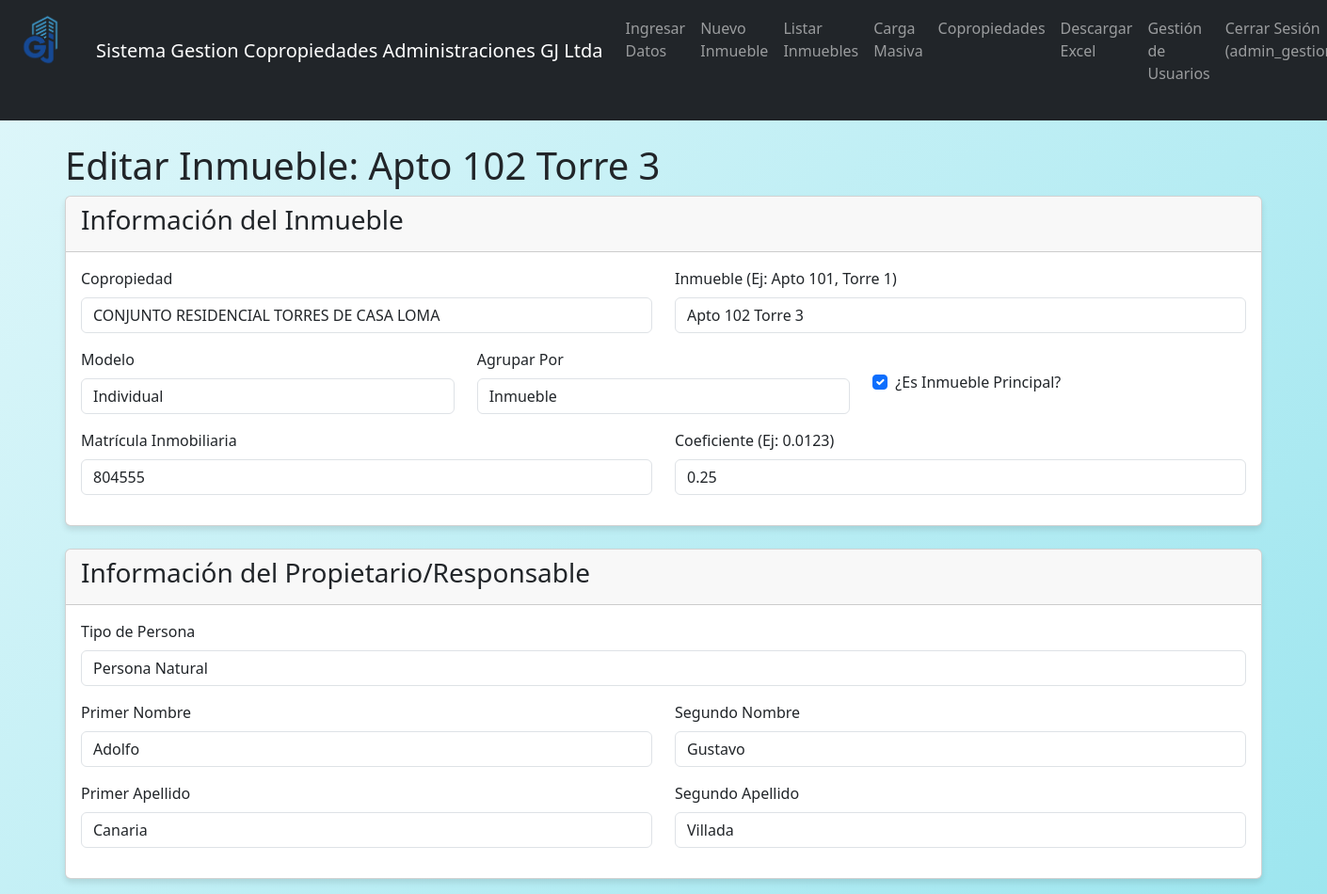
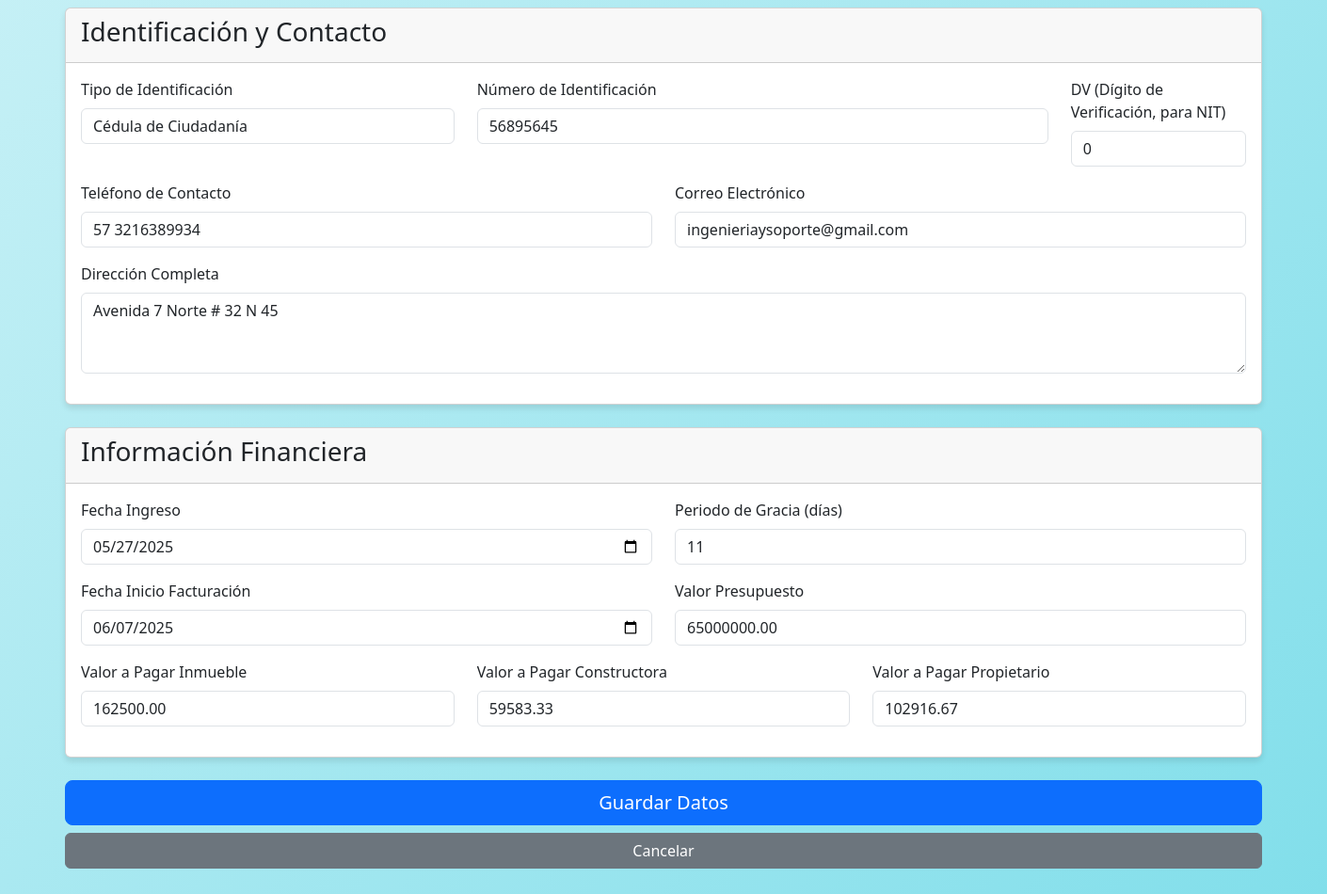
The page /propiedades/edit/1 (signed in) on the database as committed earlier (2 pictures, top to bottom).
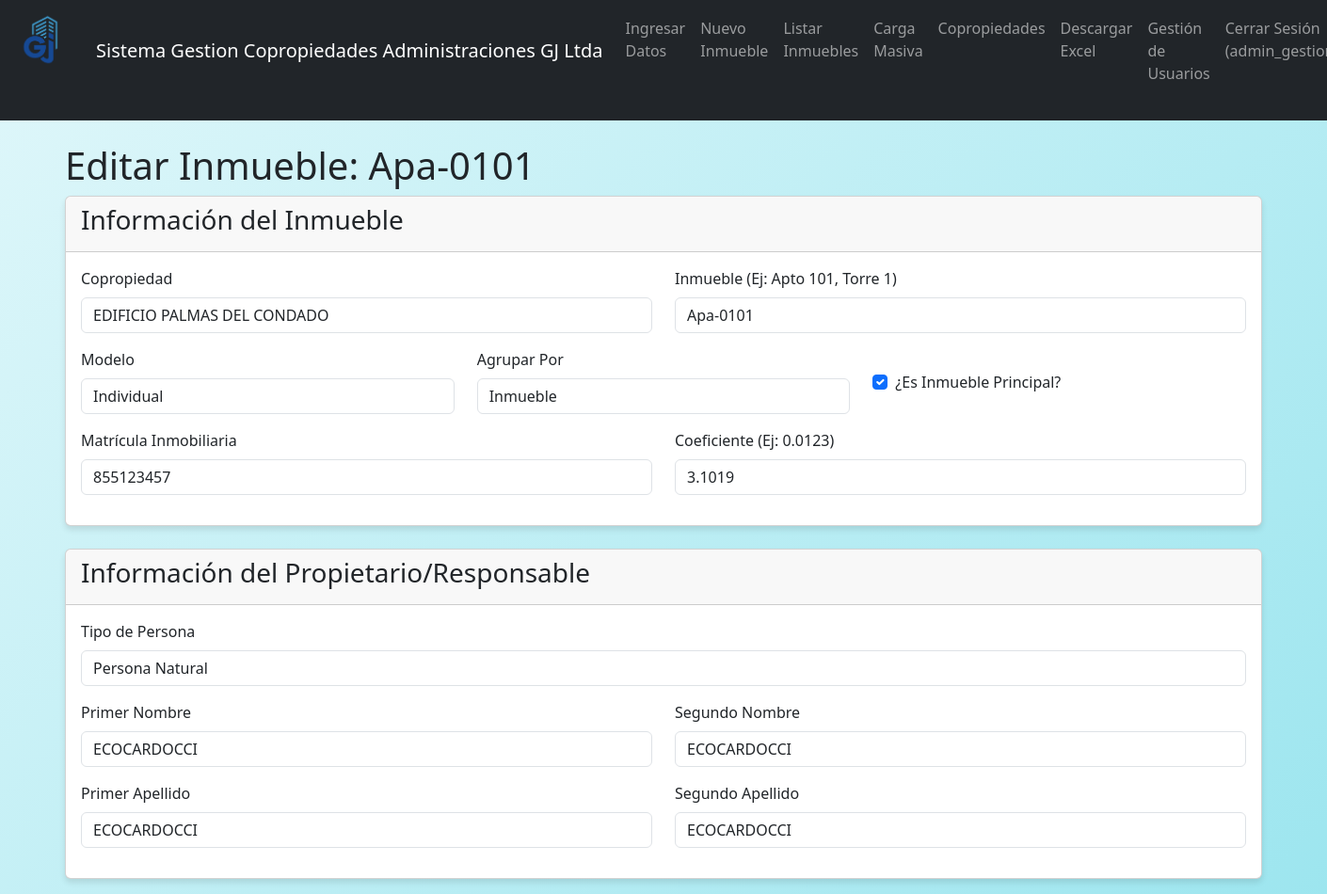
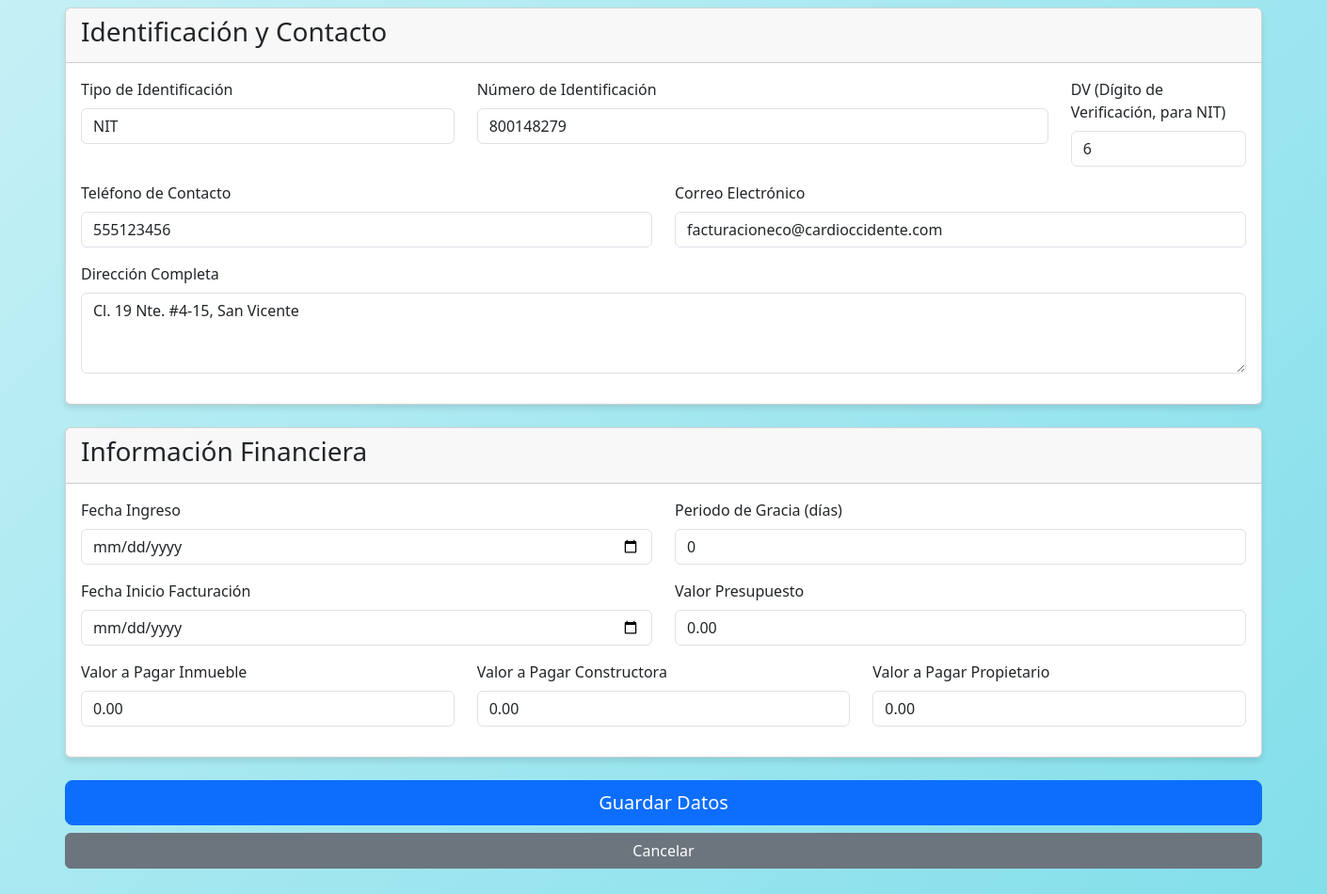
The same page on the database as committed later (2 pictures, top to bottom).
### app/models.py (models this page shows, shortened)
class PropiedadData(db.Model):
    __tablename__ = 'propiedad_data' # Nombre explícito de la tabla
    id = db.Column(db.Integer, primary_key=True)
    inmueble = db.Column(db.String(200), nullable=False)
    modelo = db.Column(db.String(100))
    principal = db.Column(db.Boolean, default=False)
    agrupar_por = db.Column(db.String(100)) # 'Agruparpor'
    matricula = db.Column(db.String(100), unique=True, nullable=False)
    telefono = db.Column(db.String(50), nullable=False)
    coeficiente = db.Column(db.Float)
    copropiedad_id = db.Column(db.Integer, db.ForeignKey('copropiedad.id'), nullable=False)
    tipo_persona = db.Column(db.String(50), nullable=False) # "Natural" o "Jurídica"
    primer_nombre = db.Column(db.String(100)) # Opcional si es Jurídica
    segundo_nombre = db.Column(db.String(100))
    primer_apellido = db.Column(db.String(100)) # Opcional si es Jurídica
    segundo_apellido = db.Column(db.String(100))
    razon_social = db.Column(db.String(255)) # Opcional si es Natural
    tipo_id = db.Column(db.String(50), nullable=False) # "CC", "NIT", "CE", etc.
    identificacion = db.Column(db.String(100), unique=True, nullable=False)
    dv = db.Column(db.String(1)) # Dígito de Verificación
    email = db.Column(db.String(120), nullable=False)
    direccion = db.Column(db.String(255), nullable=False)
    fecha_inicio_facturacion = db.Column(db.Date)
    fecha_ingreso = db.Column(db.Date)
    periodo_de_gracia = db.Column(db.Integer)  # en días o meses según se necesite
    valor_a_pagar_inmueble = db.Column(db.Float)
    valor_presupuesto = db.Column(db.Float)
    valor_a_pagar_constructora = db.Column(db.Float)
    valor_a_pagar_propietario = db.Column(db.Float)

### app/routes.py (the view, shortened to what this page needs)
@main_bp.route('/propiedades/edit/<int:id>', methods=['GET', 'POST'])
@login_required
def edit_propiedad(id):
    propiedad = PropiedadData.query.get_or_404(id)
    form = DataEntryForm(obj=propiedad)
    if propiedad.copropiedad:
        form.copropiedad.data = propiedad.copropiedad
    if request.method == 'POST':
        print("Formulario enviado por POST")
        print(f"CSRF Token presente: {'csrf_token' in request.form}")
        print(f"Formulario válido: {form.validate()}")
        if not form.validate():
            print(f"Errores: {form.errors}")
    return render_template('propiedades/edit.html', title='Editar Inmueble', form=form, propiedad=propiedad)

### app/forms.py (called while the page is built)
def get_copropiedades():
        from app.models import Copropiedad
        return Copropiedad.query.order_by(Copropiedad.nombre).all()

### app/models.py (called while the page is built)
@login_manager.user_loader
def load_user(user_id):
    return User.query.get(int(user_id))

    def __repr__(self):
        return f'<Copropiedad {self.nombre}>'

### app/templates/propiedades/edit.html (shortened to what the changed rows need)
{% extends "base.html" %}
{% block content %}
<div class="container">
    <h1>Editar Inmueble: {{ propiedad.inmueble }}</h1>
    <form method="post">
        <div class="card mb-4">
            <div class="card-body">
                <div class="row">
                    <div class="col-md-6">
                        <div class="mb-3">
                            {{ form.copropiedad.label(class="form-label") }}
                            {{ form.copropiedad(class="form-control") }}
                        </div>
                    </div>
                    <div class="col-md-6">
                        <div class="mb-3">
                            {{ form.inmueble.label(class="form-label") }}
                            {{ form.inmueble(class="form-control") }}
                        </div>
                    </div>
                </div>
                <div class="row">
                    <div class="col-md-4">
                        <div class="mb-3">
                            {{ form.modelo.label(class="form-label") }}
                            {{ form.modelo(class="form-control") }}
                        </div>
                    </div>
                    <div class="col-md-4">
                        <div class="mb-3">
                            {{ form.agrupar_por.label(class="form-label") }}
                            {{ form.agrupar_por(class="form-control") }}
                        </div>
                    </div>
                    <div class="col-md-4">
                        <div class="mb-3 form-check mt-4">
                            {{ form.principal(class="form-check-input") }}
                            {{ form.principal.label(class="form-check-label") }}
                        </div>
                    </div>
                </div>
                <div class="row">
                    <div class="col-md-6">
                        <div class="mb-3">
                            {{ form.matricula.label(class="form-label") }}
                            {{ form.matricula(class="form-control") }}
                        </div>
                    </div>
                    <div class="col-md-6">
                        <div class="mb-3">
                            {{ form.coeficiente.label(class="form-label") }}
                            {{ form.coeficiente(class="form-control") }}
                        </div>
                    </div>
                </div>
            </div>
        </div>
        <div class="card mb-4">
            <div class="card-body">
                <div class="mb-3">
                    {{ form.tipo_persona.label(class="form-label") }}
                    {{ form.tipo_persona(class="form-control") }}
                </div>
                <div id="personaNaturalFields" style="display: {{ 'block' if form.tipo_persona.data == 'Natural' else 'none' }};">
                    <div class="row">
                        <div class="col-md-6">
                            <div class="mb-3">
                                {{ form.primer_nombre.label(class="form-label") }}
                                {{ form.primer_nombre(class="form-control") }}
                            </div>
                        </div>
                        <div class="col-md-6">
                            <div class="mb-3">
                                {{ form.segundo_nombre.label(class="form-label") }}
                                {{ form.segundo_nombre(class="form-control") }}
                            </div>
                        </div>
                    </div>
                    <div class="row">
                        <div class="col-md-6">
                            <div class="mb-3">
                                {{ form.primer_apellido.label(class="form-label") }}
                                {{ form.primer_apellido(class="form-control") }}
                            </div>
                        </div>
                        <div class="col-md-6">
                            <div class="mb-3">
                                {{ form.segundo_apellido.label(class="form-label") }}
                                {{ form.segundo_apellido(class="form-control") }}
                            </div>
                        </div>
                    </div>
                </div>
            </div>
        </div>
        <div class="card mb-4">
            <div class="card-body">
                <div class="row">
                    <div class="col-md-4">
                        <div class="mb-3">
                            {{ form.tipo_id.label(class="form-label") }}
                            {{ form.tipo_id(class="form-control") }}
                        </div>
                    </div>
                    <div class="col-md-6">
                        <div class="mb-3">
                            {{ form.identificacion.label(class="form-label") }}
                            {{ form.identificacion(class="form-control") }}
                        </div>
                    </div>
                    <div class="col-md-2">
                        <div class="mb-3">
                            {{ form.dv.label(class="form-label") }}
                            {{ form.dv(class="form-control") }}
                        </div>
                    </div>
                </div>
                <div class="row">
                    <div class="col-md-6">
                        <div class="mb-3">
                            {{ form.telefono.label(class="form-label") }}
                            {{ form.telefono(class="form-control") }}
                        </div>
                    </div>
                    <div class="col-md-6">
                        <div class="mb-3">
                            {{ form.email.label(class="form-label") }}
                            {{ form.email(class="form-control") }}
                        </div>
                    </div>
                </div>
                <div class="mb-3">
                    {{ form.direccion.label(class="form-label") }}
                    {{ form.direccion(class="form-control", rows=3) }}
                </div>
            </div>
        </div>
        <div class="card mb-4">
            <div class="card-body">
                <div class="row">
                    <div class="col-md-6">
                        <div class="mb-3">
                            {{ form.fecha_ingreso.label(class="form-label") }}
                            {{ form.fecha_ingreso(class="form-control", type="date") }}
                        </div>
                    </div>
                    <div class="col-md-6">
                        <div class="mb-3">
                            {{ form.periodo_de_gracia.label(class="form-label") }}
                            {{ form.periodo_de_gracia(class="form-control") }}
                        </div>
                    </div>
                </div>
                <div class="row">
                    <div class="col-md-6">
                        <div class="mb-3">
                            {{ form.fecha_inicio_facturacion.label(class="form-label") }}
                            {{ form.fecha_inicio_facturacion(class="form-control", type="date") }}
                        </div>
                    </div>
                    <div class="col-md-6">
                        <div class="mb-3">
                            {{ form.valor_presupuesto.label(class="form-label") }}
                            {{ form.valor_presupuesto(class="form-control") }}
                        </div>
                    </div>
                </div>
                <div class="row">
                    <div class="col-md-4">
                        <div class="mb-3">
                            {{ form.valor_a_pagar_inmueble.label(class="form-label") }}
                            {{ form.valor_a_pagar_inmueble(class="form-control") }}
                        </div>
                    </div>
                    <div class="col-md-4">
                        <div class="mb-3">
                            {{ form.valor_a_pagar_constructora.label(class="form-label") }}
                            {{ form.valor_a_pagar_constructora(class="form-control") }}
                        </div>
                    </div>
                    <div class="col-md-4">
                        <div class="mb-3">
                            {{ form.valor_a_pagar_propietario.label(class="form-label") }}
                            {{ form.valor_a_pagar_propietario(class="form-control") }}
                        </div>
                    </div>
                </div>
            </div>
        </div>
        <div class="d-grid gap-2 mb-4">
        </div>
    </form>
</div>
{% endblock %}

Rows that differ between the two databases and show on the page:
changed PropiedadData "Individual": inmueble "Apto 102 Torre 3" → "Apa-0101"; copropiedad "CONJUNTO RESIDENCIAL TORRES DE CASA LOMA" → "EDIFICIO PALMAS DEL CONDADO"; matricula "804555" → "855123457"; coeficiente "0.25" → "3.1019"; primer_nombre "Adolfo" → "ECOCARDOCCI"; segundo_nombre "Gustavo" → "ECOCARDOCCI"; primer_apellido "Canaria" → "ECOCARDOCCI"; segundo_apellido "Villada" → "ECOCARDOCCI"; tipo_id "Cédula de Ciudadanía" → "NIT"; identificacion "56895645" → "800148279"; dv "0" → "6"; telefono "57 3216389934" → "555123456"; email "ingenieriaysoporte@gmail.com" → "facturacioneco@cardioccidente.com"; direccion "Avenida 7 Norte # 32 N 45" → "Cl. 19 Nte. #4-15, San Vicente"; fecha_ingreso "05/27/2025" → (not shown); periodo_de_gracia "11" → "0"; fecha_inicio_facturacion "06/07/2025" → (not shown); valor_presupuesto "65000000.00" → "0.00"; valor_a_pagar_inmueble "162500.00" → "0.00"; valor_a_pagar_constructora "59583.33" → "0.00"; valor_a_pagar_propietario "102916.67" → "0.00"
